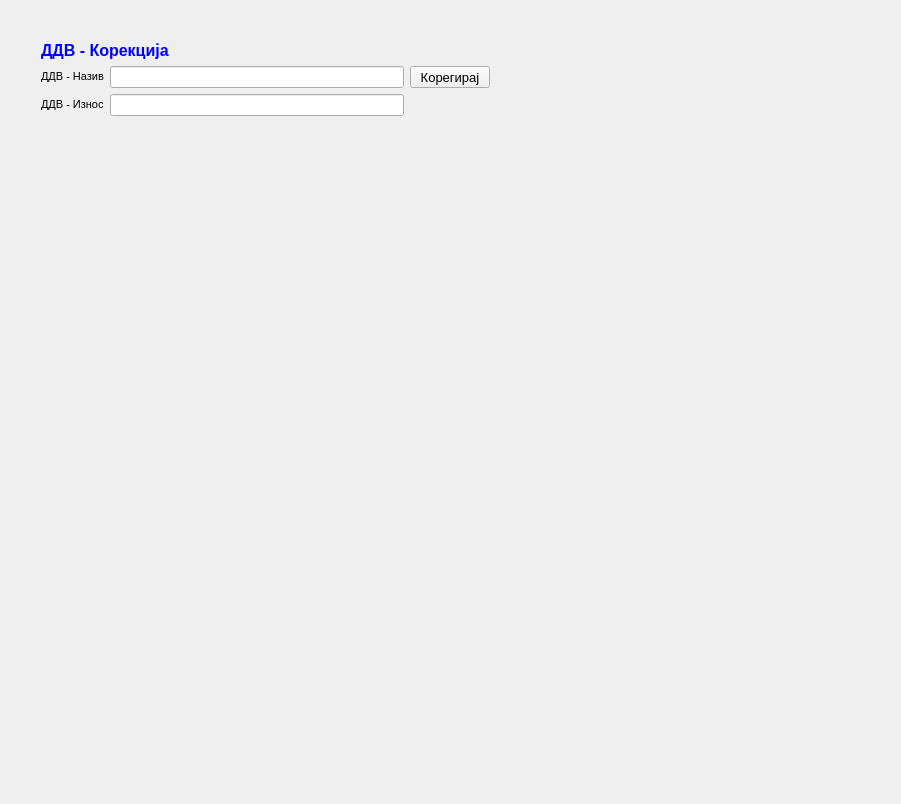
<?xml version="1.0" encoding="UTF-8"?>
<ui version="4.0">
 <class>QDdvKorekcijaClass</class>
 <widget class="QWidget" name="QDdvKorekcijaClass">
  <property name="geometry">
   <rect>
    <x>0</x>
    <y>0</y>
    <width>901</width>
    <height>804</height>
   </rect>
  </property>
  <property name="font">
   <font>
    <pointsize>10</pointsize>
   </font>
  </property>
  <property name="windowTitle">
   <string>QDdvKorekcija</string>
  </property>
  <widget class="QWidget" name="layoutWidget">
   <property name="geometry">
    <rect>
     <x>30</x>
     <y>30</y>
     <width>471</width>
     <height>97</height>
    </rect>
   </property>
   <layout class="QGridLayout" name="gridLayout">
    <item row="0" column="0" colspan="2">
     <widget class="QLabel" name="label_16">
      <property name="text">
       <string>&lt;!DOCTYPE HTML PUBLIC &quot;-//W3C//DTD HTML 4.0//EN&quot; &quot;http://www.w3.org/TR/REC-html40/strict.dtd&quot;&gt;
&lt;html&gt;&lt;head&gt;&lt;meta name=&quot;qrichtext&quot; content=&quot;1&quot; /&gt;&lt;style type=&quot;text/css&quot;&gt;
p, li { white-space: pre-wrap; }
&lt;/style&gt;&lt;/head&gt;&lt;body style=&quot; font-family:'MS Shell Dlg 2'; font-size:8.25pt; font-weight:400; font-style:normal;&quot;&gt;
&lt;p style=&quot; margin-top:0px; margin-bottom:0px; margin-left:0px; margin-right:0px; -qt-block-indent:0; text-indent:0px;&quot;&gt;&lt;span style=&quot; font-size:12pt; font-weight:600; color:#0000ff;&quot;&gt;ДДВ - Корекција &lt;/span&gt;&lt;/p&gt;&lt;/body&gt;&lt;/html&gt;</string>
      </property>
     </widget>
    </item>
    <item row="1" column="0">
     <widget class="QLabel" name="label_2">
      <property name="text">
       <string>&lt;!DOCTYPE HTML PUBLIC &quot;-//W3C//DTD HTML 4.0//EN&quot; &quot;http://www.w3.org/TR/REC-html40/strict.dtd&quot;&gt;
&lt;html&gt;&lt;head&gt;&lt;meta name=&quot;qrichtext&quot; content=&quot;1&quot; /&gt;&lt;style type=&quot;text/css&quot;&gt;
p, li { white-space: pre-wrap; }
&lt;/style&gt;&lt;/head&gt;&lt;body style=&quot; font-family:'MS Shell Dlg 2'; font-size:8.25pt; font-weight:400; font-style:normal;&quot;&gt;
&lt;p style=&quot; margin-top:0px; margin-bottom:0px; margin-left:0px; margin-right:0px; -qt-block-indent:0; text-indent:0px;&quot;&gt;&lt;span style=&quot; font-size:8pt;&quot;&gt;ДДВ - Назив&lt;/span&gt;&lt;/p&gt;&lt;/body&gt;&lt;/html&gt;</string>
      </property>
     </widget>
    </item>
    <item row="1" column="1">
     <widget class="QLineEdit" name="lineEdit"/>
    </item>
    <item row="1" column="2">
     <widget class="QPushButton" name="pushButton">
      <property name="text">
       <string>Корегирај</string>
      </property>
     </widget>
    </item>
    <item row="2" column="0">
     <widget class="QLabel" name="label_3">
      <property name="text">
       <string>&lt;!DOCTYPE HTML PUBLIC &quot;-//W3C//DTD HTML 4.0//EN&quot; &quot;http://www.w3.org/TR/REC-html40/strict.dtd&quot;&gt;
&lt;html&gt;&lt;head&gt;&lt;meta name=&quot;qrichtext&quot; content=&quot;1&quot; /&gt;&lt;style type=&quot;text/css&quot;&gt;
p, li { white-space: pre-wrap; }
&lt;/style&gt;&lt;/head&gt;&lt;body style=&quot; font-family:'MS Shell Dlg 2'; font-size:8.25pt; font-weight:400; font-style:normal;&quot;&gt;
&lt;p style=&quot; margin-top:0px; margin-bottom:0px; margin-left:0px; margin-right:0px; -qt-block-indent:0; text-indent:0px;&quot;&gt;&lt;span style=&quot; font-size:8pt;&quot;&gt;ДДВ - Износ&lt;/span&gt;&lt;/p&gt;&lt;/body&gt;&lt;/html&gt;</string>
      </property>
     </widget>
    </item>
    <item row="2" column="1">
     <widget class="QLineEdit" name="lineEdit_2"/>
    </item>
   </layout>
  </widget>
 </widget>
 <layoutdefault spacing="6" margin="11"/>
 <tabstops>
  <tabstop>lineEdit</tabstop>
  <tabstop>lineEdit_2</tabstop>
  <tabstop>pushButton</tabstop>
 </tabstops>
 <resources/>
 <connections/>
</ui>
